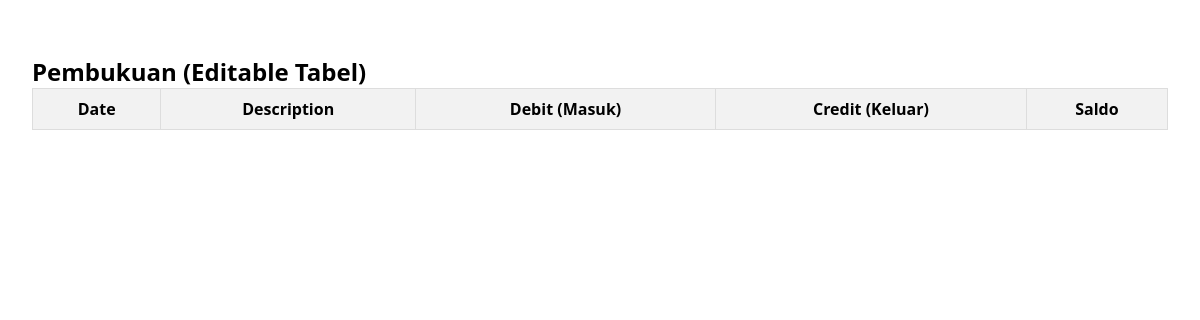
The app's page /views/pembukuan.php, older data.
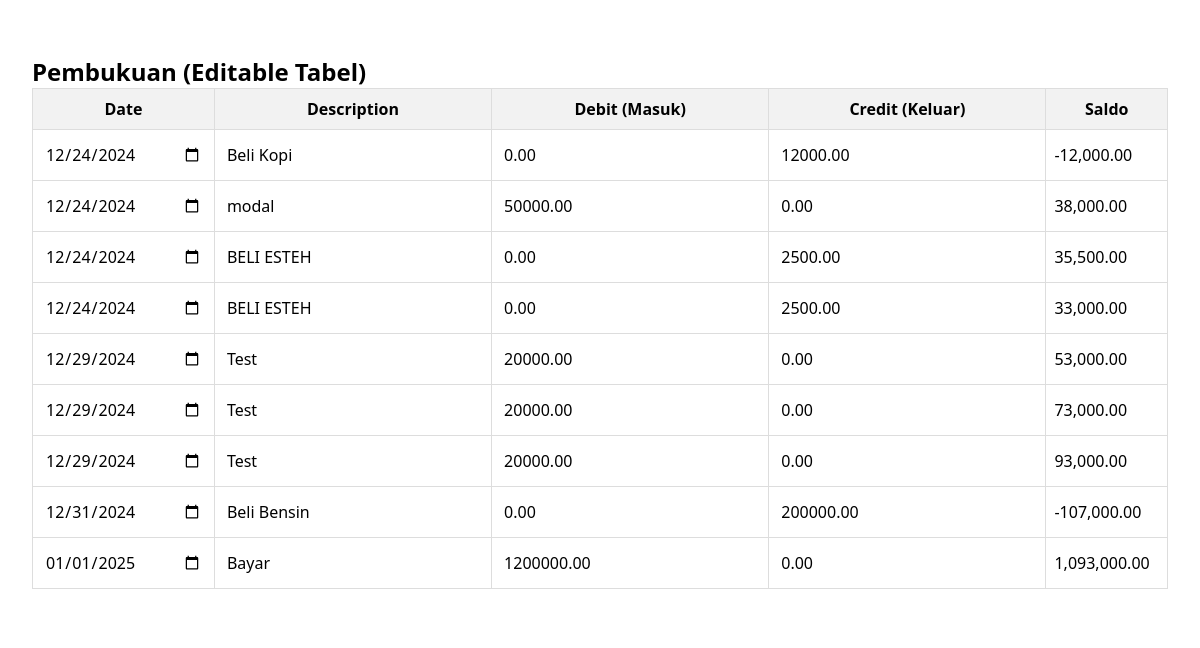
The same page, newer data.
### tables this page shows
CREATE TABLE `transactions` (
  `id` int(11) NOT NULL,
  `transaction_date` date NOT NULL,
  `description` varchar(255) NOT NULL,
  `masuk` decimal(10,2) DEFAULT 0.00,
  `keluar` decimal(10,2) DEFAULT 0.00,
  `total` decimal(10,2) DEFAULT 0.00
);

### views/pembukuan.php (the view, shortened to what this page needs)
<?php
$mysqli = db_connect();
$result = $mysqli->query("SELECT * FROM transactions ORDER BY transaction_date ASC");
$transactions = [];
while ($row = $result->fetch_assoc()) {
    $transactions[] = $row;
}
?>
<!DOCTYPE html>
<html lang="en">
<head>
    <link rel="stylesheet" href="https://localhost/stockopname/assets/dist/output.css">
</head>
<body class="">
    <div class="max-w-7xl px-2 py-4 sm:px-6 lg:px-8 lg:py-14 mx-auto ">
        <h1 class="text-2xl font-bold mb-4">Pembukuan (Editable Tabel)</h1>
        <form id="transactionForm">
            <table id="transactionTable">
                <thead>
                    <tr>
                        <th>Date</th>
                        <th>Description</th>
                        <th>Debit (Masuk)</th>
                        <th>Credit (Keluar)</th>
                        <th>Saldo</th>
                    </tr>
                </thead>
                <tbody>
                    <?php
                    $currentSaldo = 0;
                    foreach ($transactions as $index => $transaction) {
                        $currentSaldo += $transaction['masuk'] - $transaction['keluar'];
                    ?>
                        <tr>
                            <td>
                                <input type="date" name="transaction_date[]" value="<?= htmlspecialchars($transaction['transaction_date']) ?>">
                            </td>
                            <td>
                                <input type="text" name="description[]" value="<?= htmlspecialchars($transaction['description']) ?>">
                            </td>
                            <td>
                                <input type="number" name="masuk[]" step="0.01" value="<?= htmlspecialchars($transaction['masuk']) ?>" class="debit">
                            </td>
                            <td>
                                <input type="number" name="keluar[]" step="0.01" value="<?= htmlspecialchars($transaction['keluar']) ?>" class="credit">
                            </td>
                            <td>
                                <span class="saldo"><?= number_format($currentSaldo, 2) ?></span>
                            </td>
                        </tr>
                    <?php } ?>
                </tbody>
            </table>
            <button type="button" id="saveButton" class="mt-4 px-4 py-2 bg-blue-500 text-white rounded hover:bg-blue-600">
            </button>
        </form>
    </div>
</body>
</html>

### views/pembukuan.php (style rules this page uses)
table { border-collapse: collapse; width: 100%; }
th, td { border: 1px solid #ddd; padding: 8px; }
th { background-color: #f2f2f2; }
input[type="text"], input[type="number"], input[type="date"] { width: 100%; border: none; background: transparent; padding: 4px; outline: none; }

Row changes from the older to the newer data that the page shows:
added transactions: transaction_date "12/24/2024", description "Beli Kopi", masuk "0.00", keluar "12000.00", currentSaldo "-12,000.00"
added transactions: transaction_date "12/24/2024", description "modal", masuk "50000.00", keluar "0.00", currentSaldo "38,000.00"
added transactions: transaction_date "12/24/2024", description "BELI ESTEH", masuk "0.00", keluar "2500.00", currentSaldo "35,500.00"
added transactions: transaction_date "12/24/2024", description "BELI ESTEH", masuk "0.00", keluar "2500.00", currentSaldo "33,000.00"
added transactions: transaction_date "12/29/2024", description "Test", masuk "20000.00", keluar "0.00", currentSaldo "53,000.00"
added transactions: transaction_date "12/29/2024", description "Test", masuk "20000.00", keluar "0.00", currentSaldo "73,000.00"
added transactions: transaction_date "12/29/2024", description "Test", masuk "20000.00", keluar "0.00", currentSaldo "93,000.00"
added transactions: transaction_date "12/31/2024", description "Beli Bensin", masuk "0.00", keluar "200000.00", currentSaldo "-107,000.00"
added transactions: transaction_date "01/01/2025", description "Bayar", masuk "1200000.00", keluar "0.00", currentSaldo "1,093,000.00"
